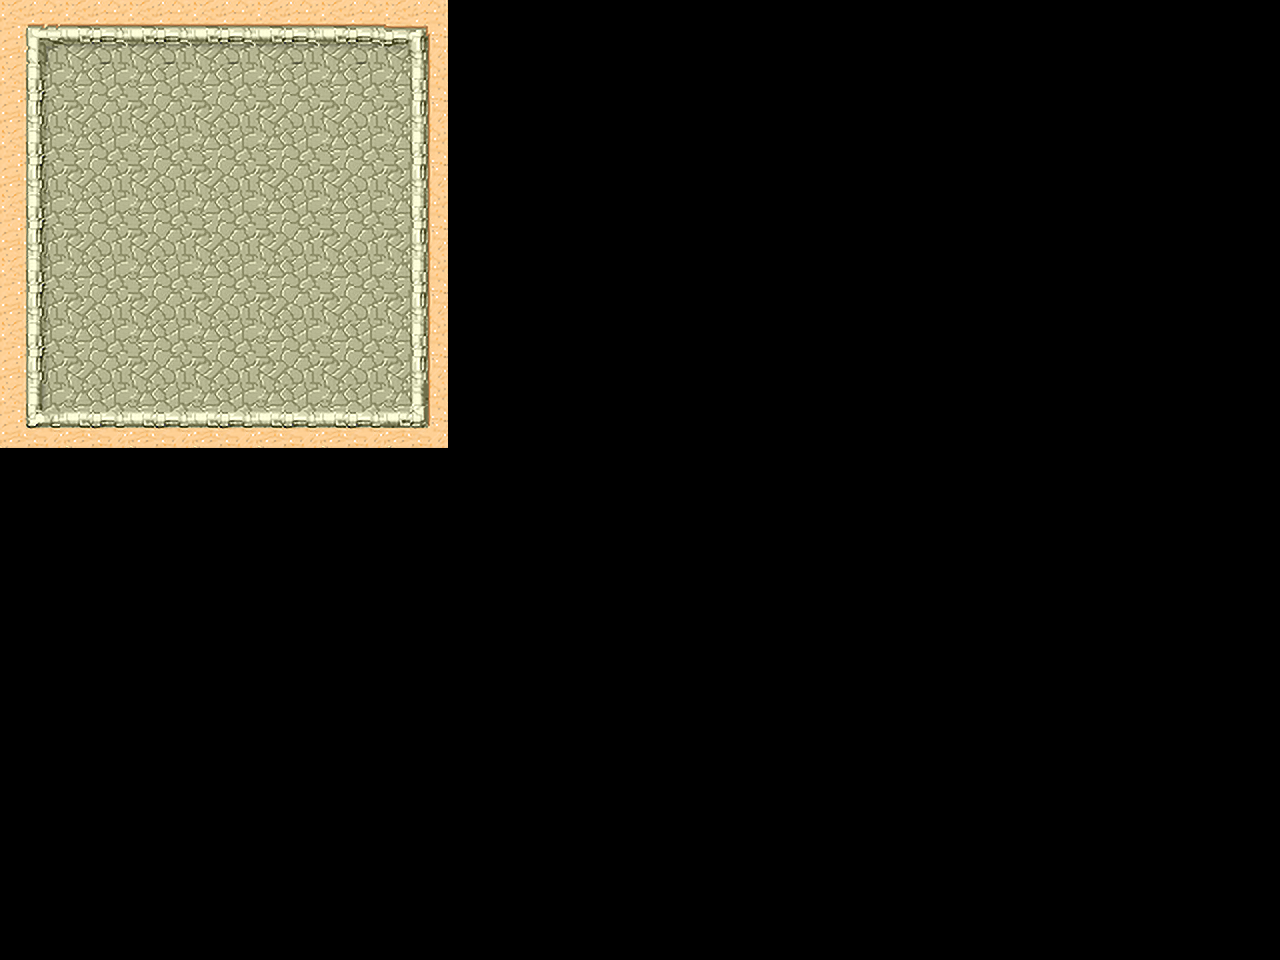

Below is a game level as drawn by its tile map, then a one-line description and the .tmx file that defines it, in full:
An orthogonal 20x15 tile map with 64x64 px tiles, 2 tile layers (Block, Road), 4 tilesets and 17 objects.

<map version="1.5" tiledversion="1.6.0" orientation="orthogonal" renderorder="right-down" width="20" height="15" tilewidth="64" tileheight="64" infinite="0" nextlayerid="10" nextobjectid="802">
 <tileset firstgid="1" name="MapImage1" tilewidth="64" tileheight="64" tilecount="63" columns="9">
  <image source="../MapImage1.png" width="576" height="448" />
 </tileset>
 <tileset firstgid="64" name="role" tilewidth="64" tileheight="64" tilecount="1" columns="1">
  <image source="../role.png" width="64" height="64" />
 </tileset>
 <tileset firstgid="65" name="box1" tilewidth="64" tileheight="64" tilecount="1" columns="1">
  <image source="../box1.png" width="64" height="64" />
 </tileset>
 <tileset firstgid="66" name="point" tilewidth="64" tileheight="64" tilecount="1" columns="1">
  <image source="../point4.png" width="64" height="64" />
 </tileset>
 <layer id="1" name="Block" width="20" height="15">
  <data encoding="csv">
28,29,29,29,29,29,30,0,0,0,0,0,0,0,0,0,0,0,0,0,
37,0,0,0,0,0,39,0,0,0,0,0,0,0,0,0,0,0,0,0,
37,0,0,0,0,0,39,0,0,0,0,0,0,0,0,0,0,0,0,0,
37,0,0,0,0,0,39,0,0,0,0,0,0,0,0,0,0,0,0,0,
37,0,0,0,0,0,39,0,0,0,0,0,0,0,0,0,0,0,0,0,
37,0,0,0,0,0,39,0,0,0,0,0,0,0,0,0,0,0,0,0,
46,47,47,47,47,47,48,0,0,0,0,0,0,0,0,0,0,0,0,0,
0,0,0,0,0,0,0,0,0,0,0,0,0,0,0,0,0,0,0,0,
0,0,0,0,0,0,0,0,0,0,0,0,0,0,0,0,0,0,0,0,
0,0,0,0,0,0,0,0,0,0,0,0,0,0,0,0,0,0,0,0,
0,0,0,0,0,0,0,0,0,0,0,0,0,0,0,0,0,0,0,0,
0,0,0,0,0,0,0,0,0,0,0,0,0,0,0,0,0,0,0,0,
0,0,0,0,0,0,0,0,0,0,0,0,0,0,0,0,0,0,0,0,
0,0,0,0,0,0,0,0,0,0,0,0,0,0,0,0,0,0,0,0,
0,0,0,0,0,0,0,0,0,0,0,0,0,0,0,0,0,0,0,0
</data>
 </layer>
 <layer id="3" name="Road" width="20" height="15">
  <data encoding="csv">
0,0,0,0,0,0,0,0,0,0,0,0,0,0,0,0,0,0,0,0,
0,38,38,38,38,38,0,0,0,0,0,0,0,0,0,0,0,0,0,0,
0,38,38,38,38,38,0,0,0,0,0,0,0,0,0,0,0,0,0,0,
0,38,38,38,38,38,0,0,0,0,0,0,0,0,0,0,0,0,0,0,
0,38,38,38,38,38,0,0,0,0,0,0,0,0,0,0,0,0,0,0,
0,38,38,38,38,38,0,0,0,0,0,0,0,0,0,0,0,0,0,0,
0,0,0,0,0,0,0,0,0,0,0,0,0,0,0,0,0,0,0,0,
0,0,0,0,0,0,0,0,0,0,0,0,0,0,0,0,0,0,0,0,
0,0,0,0,0,0,0,0,0,0,0,0,0,0,0,0,0,0,0,0,
0,0,0,0,0,0,0,0,0,0,0,0,0,0,0,0,0,0,0,0,
0,0,0,0,0,0,0,0,0,0,0,0,0,0,0,0,0,0,0,0,
0,0,0,0,0,0,0,0,0,0,0,0,0,0,0,0,0,0,0,0,
0,0,0,0,0,0,0,0,0,0,0,0,0,0,0,0,0,0,0,0,
0,0,0,0,0,0,0,0,0,0,0,0,0,0,0,0,0,0,0,0,
0,0,0,0,0,0,0,0,0,0,0,0,0,0,0,0,0,0,0,0
</data>
 </layer>
 <objectgroup id="9" name="entity">
  <object id="784" gid="66" x="64" y="128" width="64" height="64" />
  <object id="785" gid="66" x="192" y="128" width="64" height="64" />
  <object id="786" gid="66" x="320" y="128" width="64" height="64" />
  <object id="787" gid="66" x="320" y="256" width="64" height="64" />
  <object id="788" gid="66" x="320" y="384" width="64" height="64" />
  <object id="789" gid="66" x="64" y="384" width="64" height="64" />
  <object id="790" gid="66" x="192" y="384" width="64" height="64" />
  <object id="791" gid="66" x="64" y="256" width="64" height="64" />
  <object id="792" gid="65" x="128" y="320" width="64" height="64" />
  <object id="793" gid="65" x="192" y="320" width="64" height="64" />
  <object id="794" gid="65" x="256" y="320" width="64" height="64" />
  <object id="795" gid="65" x="256" y="256" width="64" height="64" />
  <object id="796" gid="65" x="256" y="192" width="64" height="64" />
  <object id="797" gid="65" x="192" y="192" width="64" height="64" />
  <object id="798" gid="65" x="128" y="192" width="64" height="64" />
  <object id="799" gid="65" x="128" y="256" width="64" height="64" />
  <object id="801" gid="64" x="192" y="256" width="64" height="64" />
 </objectgroup>
</map>
